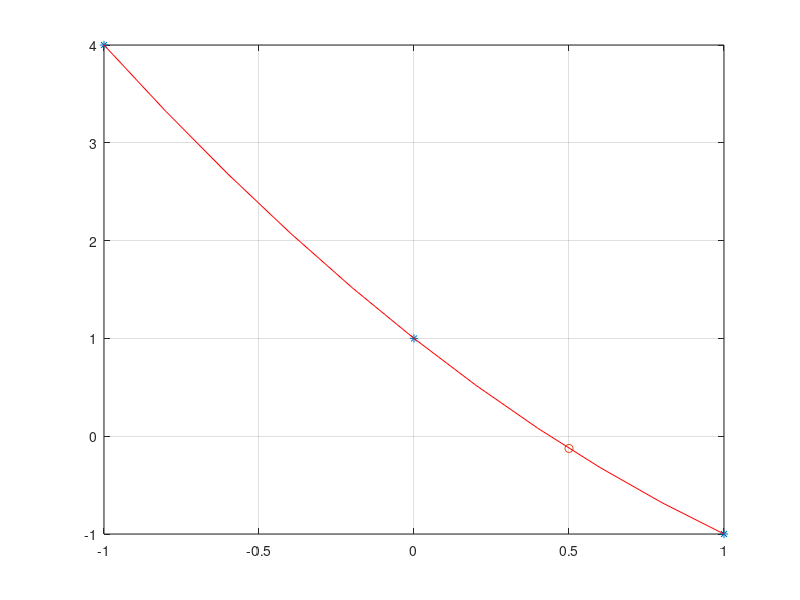

MATLAB code for this plot:
function interpolacao_sistema

clear
clc

x = [-1 0 1];
% y já é coluna
y = [4; 1; -1];

% ponto a interpolar
xs = 0.5;

n = length(x);
grau = n - 1;

% montando a matriz de vandermonde
for i = 1 : n
  for j = 1 : n
    V(i,j) = x(i) ^ (j - 1);
  endfor
endfor

% resolvendo o sistema linear
a = V\y;

printf("| Coeficientes do polinômio:\n");
a

printf("| P(%.16f) = %.16f\n", xs, interpola(xs));

plot(x,y,'*')
grid
hold on
plot(xs, interpola(xs),'o')

% gerando intepolação nos pontos tabelados
%for i = 1 : n
% interpolados(i) = interpola(x(i));
%endfor

% gerando intepolação com mais pontos -> passo 0.2
xi = [x(1) : 0.2 : x(n)];
ni = length(xi);
for i = 1 : ni
  interpolados(i) = interpola(xi(i));
endfor

plot(xi, interpolados,'r')

% funcao que interpola para ponto passado
function result = interpola(x)
  result = 0;
  for i = 1 : n
    result += a(i) * x ^ (i - 1);
  endfor
endfunction

endfunction